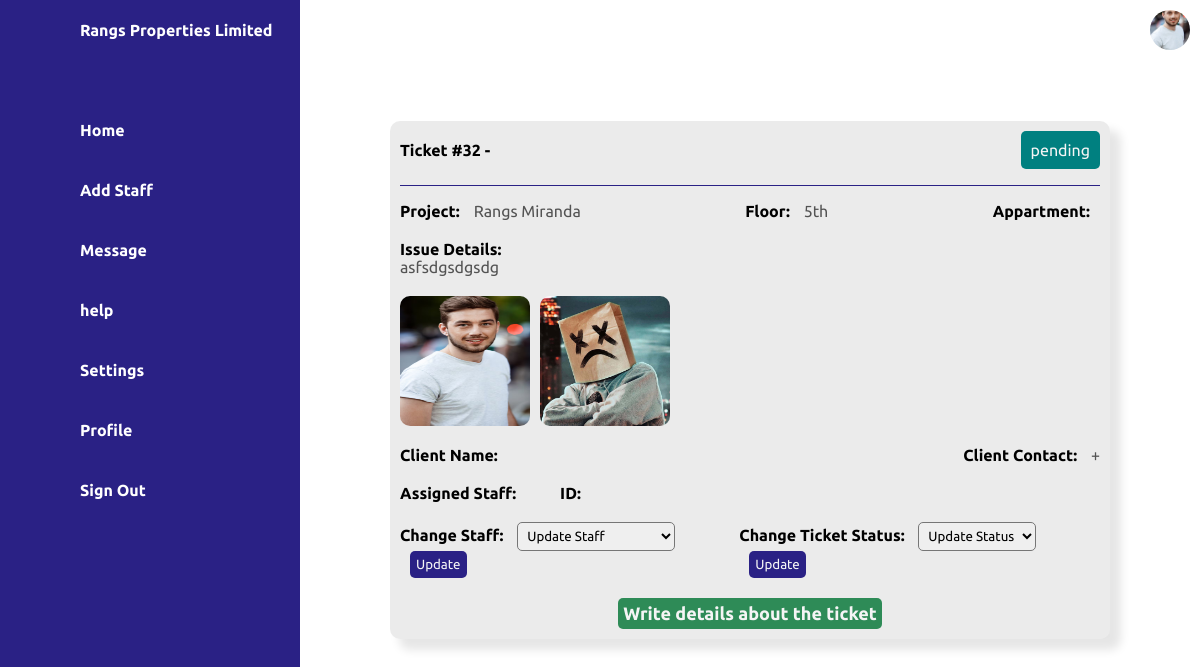
The page /admin/view_ticket4.php?id=32 (signed in) on the database its author committed.
### tables this page shows
CREATE TABLE `tickets` (
  `id` int(11) NOT NULL,
  `user_id` int(11) DEFAULT NULL,
  `title` varchar(255) DEFAULT NULL,
  `category` varchar(100) DEFAULT NULL,
  `description` text DEFAULT NULL,
  `image` varchar(500) DEFAULT NULL,
  `status` varchar(50) DEFAULT 'Pending',
  `created_at` datetime DEFAULT NULL,
  `solved_at` datetime DEFAULT NULL,
  `client` int(11) DEFAULT NULL,
  `project` varchar(255) DEFAULT NULL,
  `apartment` varchar(255) DEFAULT NULL,
  `floor` varchar(255) DEFAULT NULL
);

### admin/view_ticket4.php (the view, shortened to what this page needs)
<?php
require '../db.php';
$id = $_GET['id'] ?? 0;
$stmt = $pdo->prepare("SELECT t.*, u.name as user_name, s.name as assigned_name, s.id as assigned_staff_id, cp.name as client_name, cp.phone as client_contact
                       FROM tickets t
                       LEFT JOIN users u ON u.id=t.user_id
                       LEFT JOIN ticket_assignments ta ON ta.ticket_id = t.id
                       LEFT JOIN support_staff s ON s.id = ta.staff_id
                       LEFT JOIN client_profile cp ON cp.id = t.client
                       WHERE t.id = ? LIMIT 1");
$stmt->execute([$id]);
$t = $stmt->fetch();
?>
<?php
include("./includes/header.php");
include("./includes/sidenav.php");
?>
<div class="main">
  <?php include("./includes/topbar.php");?>
  <div class="ticket_details_container">
    <div class="ticket_details">
      <div class="ticket_heading">
        <h4>Ticket <span>#<?php echo $t['id']; ?> - </span><span><?php echo $t['title']; ?></span></h4>
        <div class="status <?php echo ($t['status'] == 'Pending') ? 'pending' : (($t['status'] == 'On Process') ? 'ongoing' : 'solved'); ?>">
          <?php echo $t['status']; ?>
        </div>
      </div>
      <div class="horizontal_line"></div>
      <div class="ticket_body">
        <div class="project_details">
          <div><strong class="title">Project: </strong><p><?php echo $t['project']; ?></p></div>
          <div><strong class="title">Floor: </strong><p><?php echo $t['floor']; ?></p></div>
          <div><strong class="title">Appartment:</strong><p><?php echo $t['appartment']; ?></p></div>
        </div>
        <div class="issue_details"><strong>Issue Details: </strong><p><?php echo $t['description']; ?></p></div>
        <div class="issue_img">
          <img src="./assets/imgs/customer.jpg" class="image">
          <img src="./assets/imgs/customer2.jpg" class="image">
        </div>
        <div class="project_details">
          <div>
            <strong class="title">Client Name: </strong><p><?php echo $t['client_name'] ?></p>
          </div>
          <div>
            <strong class="title">Client Contact: </strong><p>+<?php echo $t['client_contact'] ?></p>
          </div>
        </div>
        <div class="project_details">
          <div>
            <strong class="title">Assigned Staff: </strong><p class="name"><?php echo $t['assigned_name']; ?></p><strong class="title">ID: </strong><p><?php echo $t['assigned_staff_id']; ?></p>
          </div>
        </div>
        <div class="ticket_action">
          <form method="POST" action="view_ticket.php?id=<?= $t['id'] ?>">
            <div class="change_staff">
              <strong>Change Staff: </strong>
              <select name="staff" id="select_staff">
                <option value="" disabled selected>Update Staff</option>
              </select>
              <button class="btn">Update</button>
            </div>
          </form>
          <form action="POST" action="view_ticket.php?id=<?= $t['id'] ?>">
            <div class="ticket_status">
              <strong>Change Ticket Status:</strong>
              <select name="status" id="status">
                <option value="" disabled selected>Update Status</option>
              </select>
              <button class="btn">Update</button>
            </div>
          </form>
        </div>
        <div class="comment_action">
          <a href="./comment.php">Write details about the ticket</a>
        </div>
      </div>
    </div>
  </div>
</div>
<?php include("./includes/footer.php"); ?>

### admin/assets/css/style.css (style rules this page uses)
* { font-family: "Ubuntu", sans-serif; padding: 0; margin: 0; box-sizing: border-box; }
:root { --blue: #2a2185; --white: #fff; --gray: #f5f5f5; --black1: #222; --black2: #999; }
body { min-height: 100vh; overflow-x: hidden; }
.main { position: absolute; width: calc(100% - 300px); left: 300px; min-height: 100vh; background: var(--white); transition: 0.5s; }
.ticket_details_container { display: flex; align-items: center; justify-content: center; height: 80vh; width: 100%; }
.ticket_details { width: 80%; border-radius: 10px; background: rgba(0, 0, 0, 0.08); padding: 10px; box-shadow: 10px 10px 10px 1px rgba(0, 0, 0, 0.1); }
.ticket_heading { display: flex; align-items: center; justify-content: space-between; margin-bottom: 1rem; }
.ticket_details .status { padding: 10px; border-radius: 5px; color: #f5f5f5; }
.ticket_details .status.solved { background: teal; }
.horizontal_line { width: 100%; height: 1px; background: #2a2185; margin-bottom: 1rem; }
.ticket_details .ticket_body p { display: inline-block; color: #535353; }
.ticket_details .ticket_body .project_details { display: flex; align-items: center; justify-content: space-between; margin-bottom: 20px; }
.ticket_details .ticket_body .project_details .title { margin-right: 10px; }
.issue_details { margin-bottom: 20px; }
.issue_details strong { display: flex; flex-direction: column; }
.issue_img { display: flex; flex-wrap: wrap; gap: 10px; margin-bottom: 20px; }
.issue_img img { width: 130px; height: 130px; border-radius: 10px; cursor: pointer; transition: transform 0.3s ease; }
.ticket_action { display: flex; align-items: center; justify-content: space-between; }
#select_staff { margin-left: 10px; padding: 5px; border-radius: 5px; }
#status { margin-left: 10px; padding: 5px; border-radius: 5px; }
.ticket_action .btn { margin-left: 10px; padding: 6px; cursor: pointer; background: #2a2185; outline: none; border: none; color: #f5f5f5; border-radius: 5px; transition: all 0.3s ease; }
.comment_action { margin-top: 20px; width: 100%; display: flex; justify-content: center; align-items: center; }
.comment_action a { padding: 5px; background: seagreen; color: #f5f5f5; text-decoration: none; border-radius: 5px; font-weight: 700; font-size: 18px; transition: background 0.3s ease; }

### rows shown on the page
tickets: id "32", status "pending", project "Rangs Miranda", floor "5th", description "asfsdgsdgsdg"
